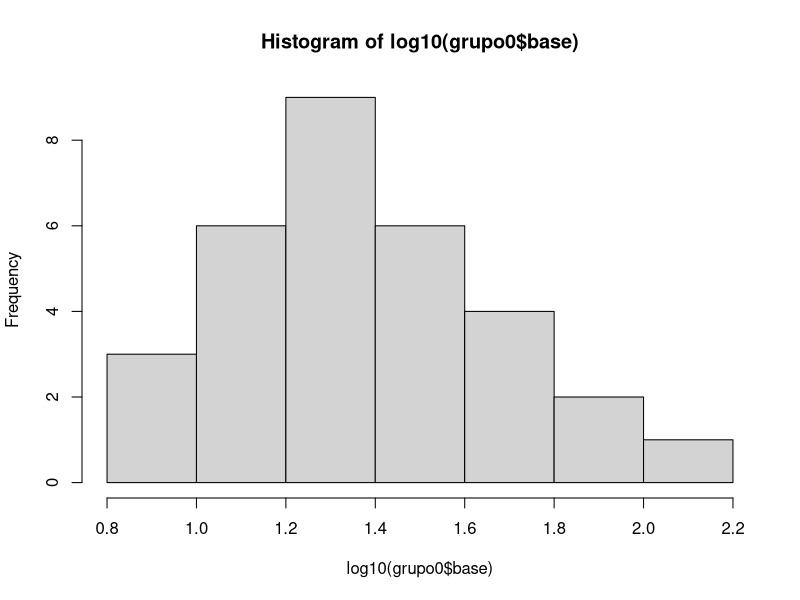
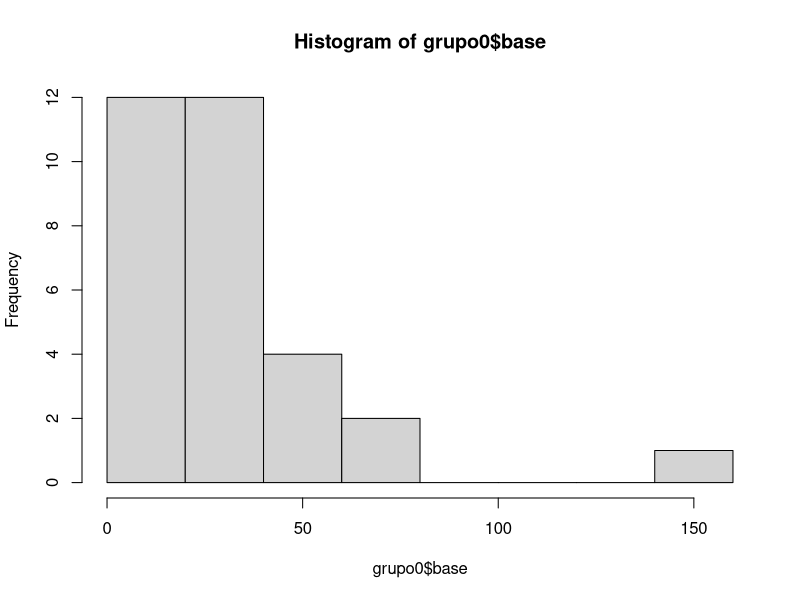
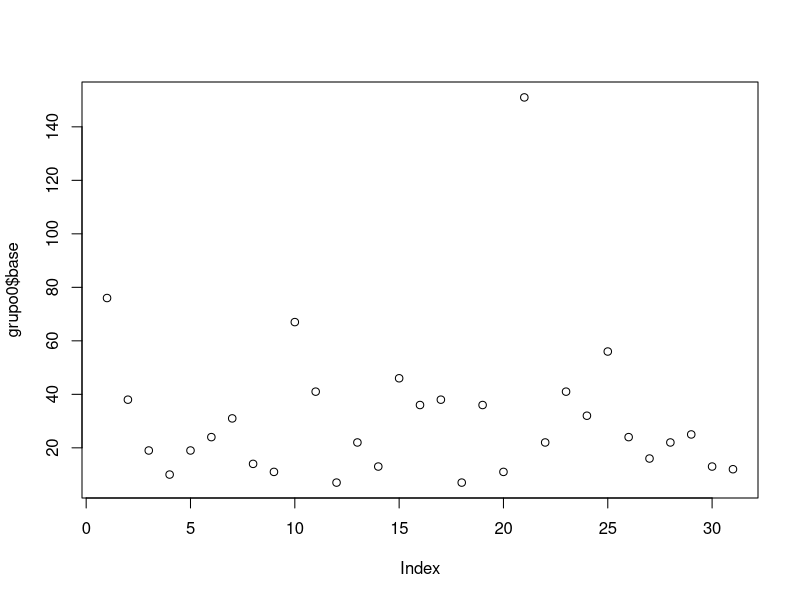
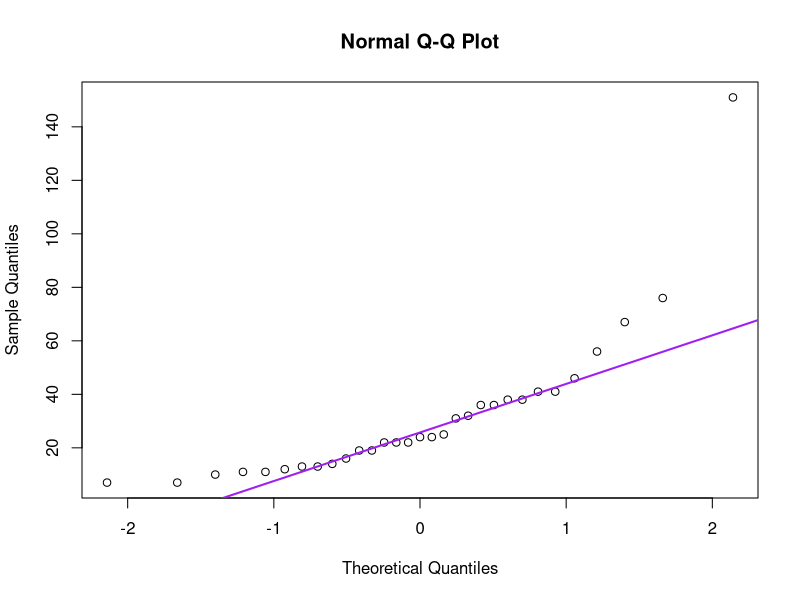
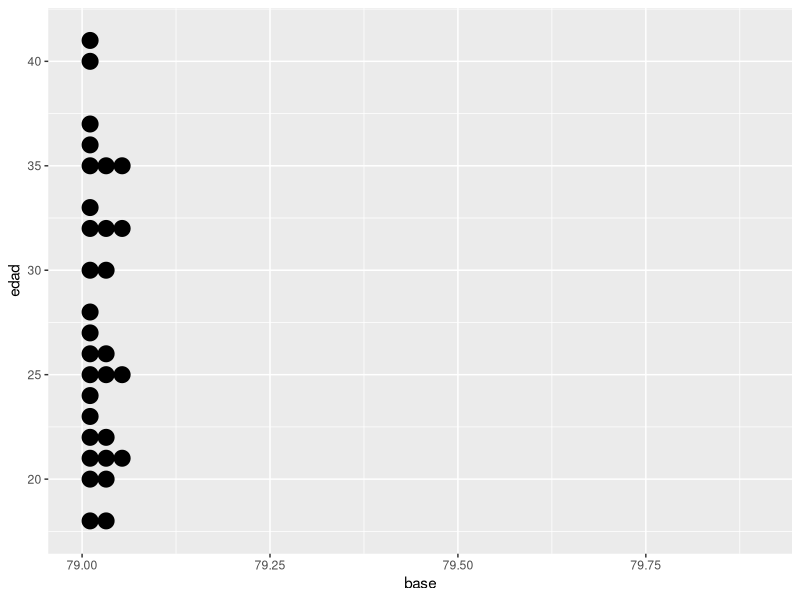
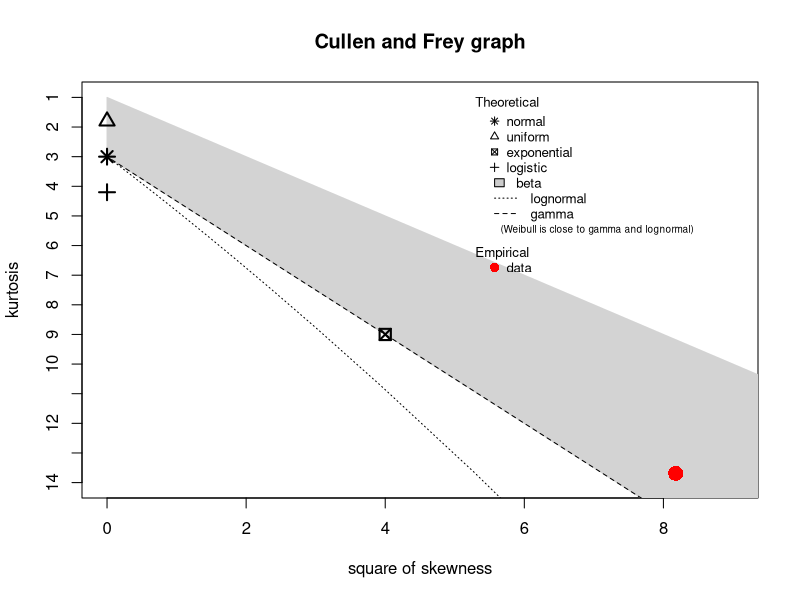
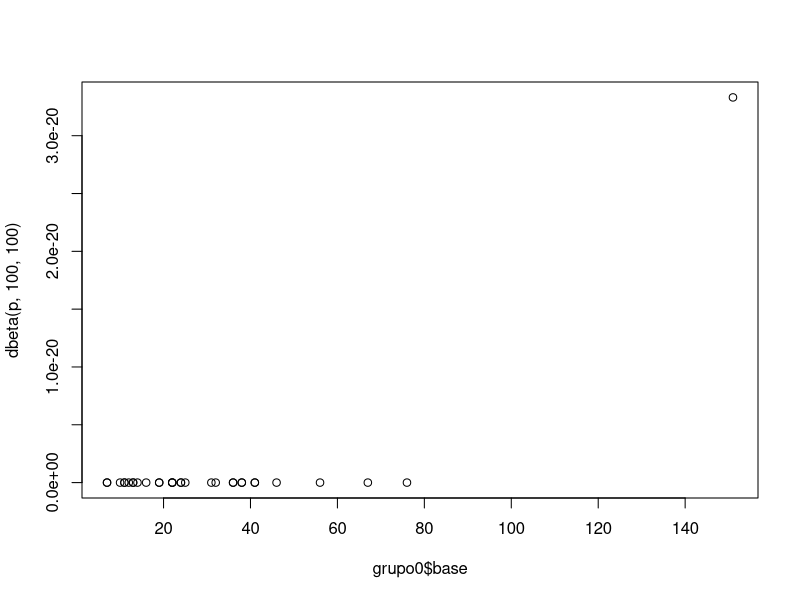
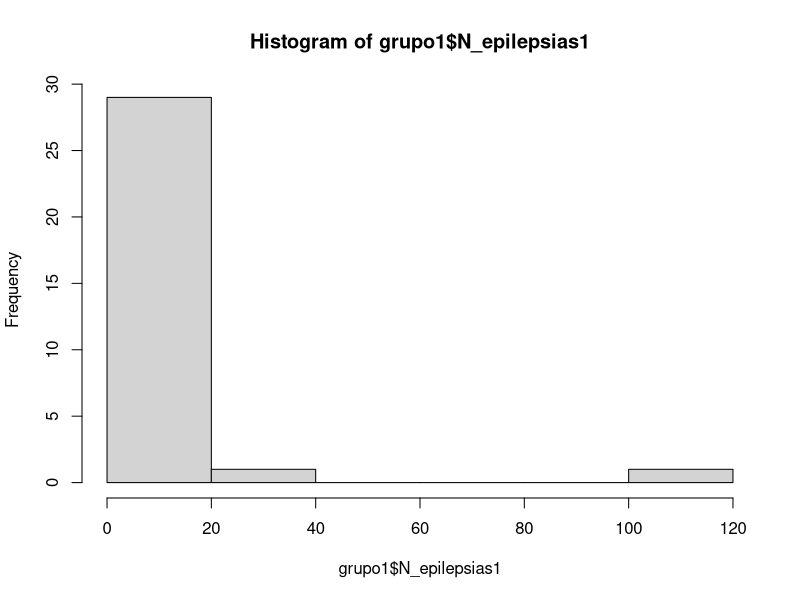

Source code (R) for these figures, in order:
## ---- chunk 1
#Librerias
library(pwr)
library(ggplot2)
library(dplyr)
library(fitdistrplus)
## ---- chunk 2
pwr.anova.test(k=5, n=NULL, f=0.8, sig.level = 0.05, power= 0.8)
#Me arroja que para obtener resultados significativos, almenos necesito 4,78 muestras por grupo, nosotros tenemos 21 por lo que estamos bien.
## ---- chunk 3
##Linea Base (Grupo 0)

# obtenemos toda la base de datos de epilepsia
data_cruda<-MASS::epil
data_cruda
# Nos quedamos solo con los datos de aquellos con tratamiento de progabide excluyendo a aquellos con trt=="placebo"
sujetos_progabide<-subset(data_cruda, trt == "progabide")
sujetos_progabide$y
# como cada sujeto tiene 4 medidas en y, obtengo diviendo entre 4 la cantidad de sujetos.
num_sujetos<-(length(sujetos_progabide$trt)/4)
# obtener la linea base con identificador de paciente
linea_base_cruda <- data.frame(sujetos_progabide$base,sujetos_progabide$age,sujetos_progabide$subject)
# eliminamos los valores repetidos (ya que como se tiene 4 medidas pero la base es la misma e igual el identificador del sujeto)
linea_base_cruda[duplicated(linea_base_cruda), ]
#Con esto cambio los nombres.
grupo0 <- rename(linea_base_cruda %>% distinct, base = "sujetos_progabide.base" , edad="sujetos_progabide.age",sujeto= "sujetos_progabide.subject")
## ---- chunk 4
##Grupo 1,2,3,4 (las semanas)

sujetos_progabide1 <- subset(sujetos_progabide, period == "1")
grupo1 <- data.frame(sujetos_progabide1$y,sujetos_progabide1$age,sujetos_progabide1$subject)
grupo1 <- rename(grupo1 %>% distinct, N_epilepsias1 = "sujetos_progabide1.y" , edad="sujetos_progabide1.age",sujeto= "sujetos_progabide1.subject")

sujetos_progabide2 <- subset(sujetos_progabide, period == "2")
grupo2 <- data.frame(sujetos_progabide2$y,sujetos_progabide2$age,sujetos_progabide2$subject)
grupo2 <- rename(grupo2 %>% distinct, N_epilepsias2 = "sujetos_progabide2.y" , edad="sujetos_progabide2.age",sujeto= "sujetos_progabide2.subject")

sujetos_progabide3 <- subset(sujetos_progabide, period == "3")
grupo3 <- data.frame(sujetos_progabide3$y,sujetos_progabide3$age,sujetos_progabide3$subject)
grupo3 <- rename(grupo3 %>% distinct, N_epilepsias3 = "sujetos_progabide3.y" , edad="sujetos_progabide3.age",sujeto= "sujetos_progabide3.subject")

sujetos_progabide4 <- subset(sujetos_progabide, period == "4")
grupo4 <- data.frame(sujetos_progabide4$y,sujetos_progabide4$age,sujetos_progabide4$subject)
grupo4 <- rename(grupo4 %>% distinct, N_epilepsias4 = "sujetos_progabide4.y" , edad="sujetos_progabide4.age",sujeto= "sujetos_progabide4.subject")
grupos <- data.frame(grupo0,grupo1$N_epilepsias1,grupo2$N_epilepsias2,grupo3$N_epilepsias3,grupo4$N_epilepsias4)
#Podria quitar los sujetos y edad y dejar uno solo y asi no repetir variables en el data frame de grupos, pero individualmente como data.frame si es necesario para identificar.
## ---- chunk 5
#Pruebas estadisticas de linea base para observar que tipo de distribucion es
shapiro.test(grupo0$base)
#puedo rechazar la hipotesis nula
#no es normal nuestra distribucion

hist(log10(grupo0$base)) #no es recomendable para ver mejor si hay outlayers.
hist(grupo0$base)
plot(x = grupo0$base)
#Q-Q plot para verificar si es normal
qqnorm(grupo0$base)
qqline(grupo0$base, col="purple", lw=2)
#jugando con los datos para entender mejor lo que hago
p<-ggplot(grupo0, aes(x=base, y=edad)) + 
  geom_dotplot(binaxis='y')
p

descdist(grupo0$base) # se ve como una distribucion beta
p <- seq(0,80, length=100) #### aqui hab?ia un igual (=) pero yo lo cambie por la flechita (<-) atte Pau
qqplot(grupo0$base, dbeta(p, 100, 100))
#se puede colocar el parametro boot, Ajustala a la beta. Hace Q-Qplot     
#el segundo dataset debe ser con la que compararare
#si son muy raras, estadistica descriptiva.
#distribucion empirica ponderada
## ---- chunk 6
summary(grupos)
## ---- chunk 7
## Grupo 1
shapiro.test(grupo1$N_epilepsias1) # se rechaza hipotesis nula, no es normal la distribucion 
hist(grupo1$N_epilepsias1)
descdist(grupo1$N_epilepsias1) # se ve que tambien es beta

## Grupo 2
shapiro.test(grupo2$N_epilepsias2) # se rechaza hipotesis nula, no es normal la distribucion 
hist(grupo2$N_epilepsias2)
descdist(grupo2$N_epilepsias2)# se ve que tambien es beta

## Grupo 3
shapiro.test(grupo3$N_epilepsias3) # se rechaza hipotesis nula, no es normal la distribucion 
hist(grupo3$N_epilepsias3)
descdist(grupo3$N_epilepsias3)# se ve que tambien es beta

## Grupo 4
shapiro.test(grupo4$N_epilepsias4) # se rechaza hipetesis nula, no es normal la distribucion 
hist(grupo4$N_epilepsias4)
descdist(grupo4$N_epilepsias4)# se ve que tambien es beta
## ---- chunk 8
# Para ver si estan bien codificados los datos:
str(grupo0) # todos son enteros, se ve bien
str(grupo1)
str(grupo2)
str(grupo3)
str(grupo4)
str(grupos)
## ---- chunk 9
b0 <- ggplot(grupo0, aes(x=sujeto, y=base)) + 
  geom_boxplot()
b0
b1 <- ggplot(grupo1, aes(x=sujeto, y=N_epilepsias1)) + 
  geom_boxplot()
b1
b2 <- ggplot(grupo2, aes(x=sujeto, y=N_epilepsias2)) + 
  geom_boxplot()
b2
b3 <- ggplot(grupo3, aes(x=sujeto, y=N_epilepsias3)) + 
  geom_boxplot()
b3
b4 <- ggplot(grupo4, aes(x=sujeto, y=N_epilepsias4)) + 
  geom_boxplot()
b4

base_entre_4<- (grupo0$base)/4

suma_total_trt<-grupo1$N_epilepsias1+grupo2$N_epilepsias2+grupo3$N_epilepsias3+grupo4$N_epilepsias4

boxplot(base_entre_4,grupo1$N_epilepsias1,grupo2$N_epilepsias2,grupo3$N_epilepsias3,grupo4$N_epilepsias4)

boxplot(grupo0$base,suma_total_trt)

boxplot(data_cruda$y~data_cruda$period)

## ---- chunk 10
#Analisis estadistico utilizando el carlos walace

kruskal.test(formula,x=grupo1$N_epilepsias1, g=grupo0$base)

kruskal.test(formula,x=grupo2$N_epilepsias2, g=grupo0$base)

kruskal.test(formula,x=grupo3$N_epilepsias3, g=grupo0$base)

kruskal.test(formula,x=grupo4$N_epilepsias4, g=grupo0$base)

kruskal.test(formula,x=suma_total_trt, g=grupo0$base)
